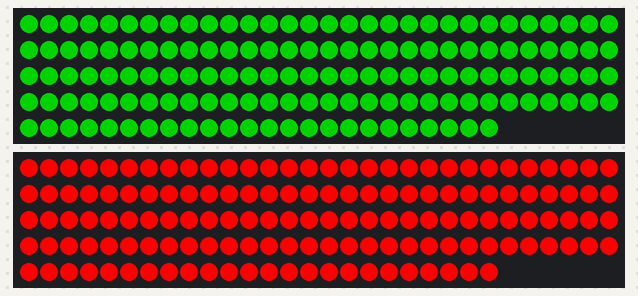
Bench run of a sketch on a simulated Arduino Mega 2560, built with avr-gcc and run on an emulated ATmega2560. On the bench: 2 × 144 RGB LEDs in strip order, left to right, continuing on the next row. Dim RGB values are drawn brighter than linear; what the sketch prints to the serial monitor is not drawn.

Above: at 1.1 s.
At 2.16 s:
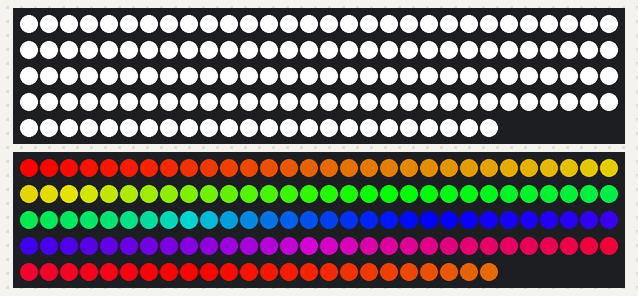
At 7.33 s:
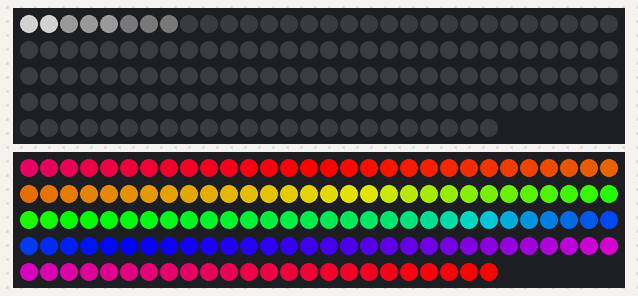
At 15.18 s:
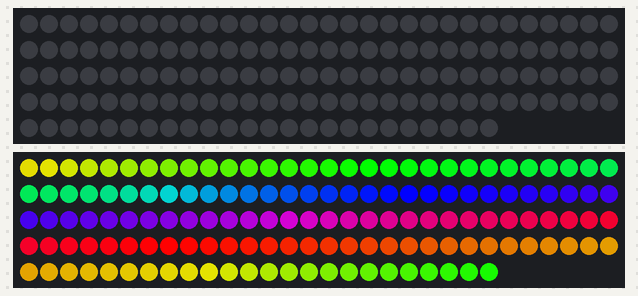
At 23.33 s:
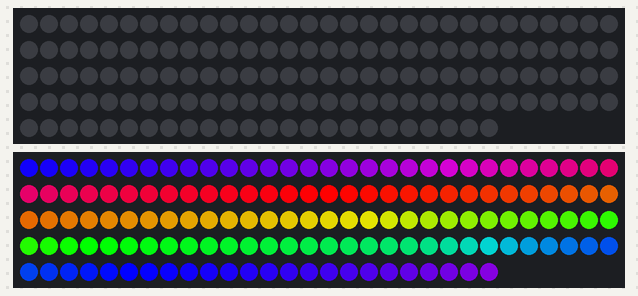
At 39.64 s:
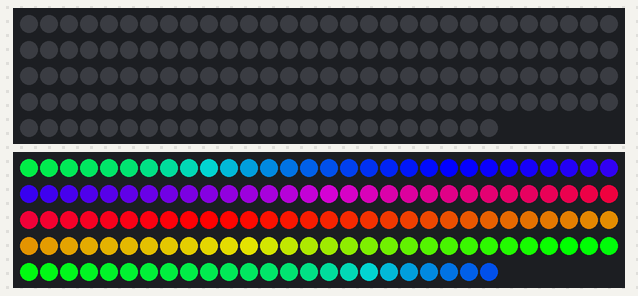

Measured:
- what the display in image 0 shows lasts 1.0 s, from 1.0 s to 2.0 s

The sketch:

Simon_led_Code.ino
```cpp
#include <Arduino.h>

#include <TimerThree.h>
#include <FastLED.h>
#include "HX711.h"

//enums
enum CallBack {FLASHCOLOR, COUNTDOWN, UNDEF};

enum State {RAINBOW, SOLID, COUNTING};

//init leds
//light settings 1
#define DATA_PIN1    2
#define CLK_PIN1     3
#define LED_TYPE1    APA102
#define COLOR_ORDER1 BGR
#define NUM_LEDS1    144

#define BRIGHTNESS 255

//light settings 2
#define DATA_PIN2    4
#define CLK_PIN2     5
#define LED_TYPE2    APA102
#define COLOR_ORDER2 BGR
#define NUM_LEDS2    144

CRGB leds1[NUM_LEDS1];
CRGB leds2[NUM_LEDS2];

State ledState[] = {SOLID, SOLID};

//event manager variables
int timer[] = { -1, -1};
CallBack timerCallback[] = {UNDEF, UNDEF};

//Color
CRGB ledColor[] = {CRGB::Black, CRGB::Black};

//FLASHCOLOR variables
int flashAmmount[] = {0, 0};
int timePerFlash[] = {0, 0};
int timeBetweenFlash[] = {0, 0};
bool isFlashLit[] = {false, false};

//RAINBOW variables
uint8_t hue[] = {0, 0};

//Countdown Variables
float countdownAmmount[] = {0, 0};
float PercentagePerTic[] = {0, 0};
int ticLength = 100;

//Time Since Start
unsigned long millisStart = 0;
unsigned int dt = 0;

void setup() {
  Serial.begin(9600);

  //init leds
  FastLED.addLeds<LED_TYPE1, DATA_PIN1, CLK_PIN1, COLOR_ORDER1>(leds1, NUM_LEDS1).setCorrection(TypicalLEDStrip);
  FastLED.addLeds<LED_TYPE2, DATA_PIN2, CLK_PIN2, COLOR_ORDER2>(leds2, NUM_LEDS2).setCorrection(TypicalLEDStrip);
  delay(1000);
  FastLED.setBrightness(BRIGHTNESS);

  Serial.println("Setting Solid Color");
  ChangeColor(CRGB::Red, 1);
  ChangeColor(CRGB::Green, 0);
  FastLED.show();

  delay(1000);
  //FlashColor(CRGB::Blue, 100, 250, 250, 0);
  //    FlashColor(CRGB::Purple, 100, 300, 100, 1);
  Rainbow(1);
  //  Countdown(CRGB::White, 8000, 1);
  Countdown(CRGB::White, 4000, 0);
}

void loop() {
  dt = millis() - millisStart;
  millisStart = millis();
  updateEventManager(dt);
  updateLeds(dt);
  FastLED.show();
  //Serial.println(dt);
}
/*
  --------------------------------------------------------------------------------------------------------------------------
   This function flashes a color on the LEDs
   <color> is the color the light will flash
   <annount> is the ammount of times it will flash
   <timePerFlash> is the time the color is lit
   <timeBetweenFkash> is the time the color is off (if your only flashing once it dose not matter what you set this to)
   <ledStrip> is the stip it will flash on (0 or 1)
  --------------------------------------------------------------------------------------------------------------------------
*/
void FlashColor(CRGB color, int ammount, int _timePerFlash, int _timeBetweenFlash, int ledStrip)
{
  ledColor[ledStrip] = color;
  flashAmmount[ledStrip] = ammount;
  timePerFlash[ledStrip] = _timePerFlash;
  timeBetweenFlash[ledStrip] = _timeBetweenFlash;
  isFlashLit[ledStrip] = false;

  timerCallback[ledStrip] = FLASHCOLOR;
  timer[ledStrip] = 100;

  // Serial.println(timeBetweenFlash[ledStrip]);
}

/*
  --------------------------------------------------------------------------------------------------------------------------
   This function counts down
   <color> is the color the light
   <_time> is the ammount of time it will take
   <ledStrip> is the stip it will count down on
  --------------------------------------------------------------------------------------------------------------------------
*/
void Countdown(CRGB color, int _time, int ledStrip)
{
  ledState[ledStrip] = COUNTING;
  countdownAmmount[ledStrip] = 100;
  PercentagePerTic[ledStrip] = 100 / (_time / ticLength);
  ledColor[ledStrip] = color;
  ChangeColor(color, ledStrip);

  timer[ledStrip] = ticLength;
  timerCallback[ledStrip] = COUNTDOWN;
}

/*
  --------------------------------------------------------------------------------------------------------------------------
   This function makes the leds Rainbow
   <ledStrip> is the stip it will light on (0 or 1)
  --------------------------------------------------------------------------------------------------------------------------
*/
void Rainbow(int ledStrip)
{
  ledState[ledStrip] = RAINBOW;
}

/*
  --------------------------------------------------------------------------------------------------------------------------
   This function changes the color of the LEDs to a solid color
   <color> is the color the light will be
   <ledStrip> is the stip it will color (0 or 1)
  --------------------------------------------------------------------------------------------------------------------------
*/
void ChangeColor(CRGB color, int ledStrip)
{
  //ledState[ledStrip] = SOLID;

  if (ledStrip == 0)
  {
    fill_solid(leds1, NUM_LEDS1, color);
  }
  else
  {
    fill_solid(leds2, NUM_LEDS2, color);
  }

  //  FastLED.show();
}


void updateLeds(int deltaTime)
{
  updateRainbow(deltaTime);
  countdownUpdater(deltaTime);
}

void updateRainbow(int deltaTime)
{
  for (int i = 0; i < (sizeof(timer) / sizeof(int)); i++)
  {
    if (ledState[i] == RAINBOW)
    {
      EVERY_N_MILLISECONDS( 20 ) {
        hue[i]++;
      }
      switch (i)
      {
        case 0:
          fill_rainbow(leds1, NUM_LEDS1, hue[i], 2);
          break;

        case 1:
          fill_rainbow(leds2, NUM_LEDS2, hue[i], 2);
          break;
      }
      //FastLED.show();
    }
  }
}

void countdownUpdater(int deltaTime)
{
  for (int i = 0; i < (sizeof(timer) / sizeof(int)); i++)
  {
    if (ledState[i] == COUNTING)
    {
      EVERY_N_MILLISECONDS( 5 ) {
        switch (i)
        {
          case 0:
            fadeToBlackBy(leds1, NUM_LEDS1, 25);
            break;
          case 1:
            fadeToBlackBy(leds2, NUM_LEDS2, 25);
            break;
        }
      }
      int maxLed = 0;
      switch (i)
      {
        case 0:
          maxLed = NUM_LEDS1 - (((NUM_LEDS1 * 100) * (100 - countdownAmmount[0])) / 10000);
          //Serial.println(maxLed);
          for (int i2 = 0; i2 < maxLed; i2++)
          {
            leds1[i2] = ledColor[i];
          }

          break;
        case 1:
          maxLed = NUM_LEDS2 - (((NUM_LEDS2 * 100) * (100 - countdownAmmount[1])) / 10000);
          Serial.println(maxLed);
          for (int i2 = 0; i2 < maxLed; i2++)
          {
            leds2[i2] = ledColor[i];
          }
          break;
      }
    }
  }
}

//led updates
void flashColorUpdate(int ledStrip)
{
  if (flashAmmount[ledStrip] > 0)
  {
    if (isFlashLit[ledStrip])
    {
      ChangeColor(CRGB::Black, ledStrip);
      isFlashLit[ledStrip] = false;
      flashAmmount[ledStrip]--;
      timer[ledStrip] = timeBetweenFlash[ledStrip];
    }
    else
    {
      ChangeColor(ledColor[ledStrip], ledStrip);
      isFlashLit[ledStrip] = true;
      timer[ledStrip] = timePerFlash[ledStrip];

    }
  }
}

/*
   event manager functions
*/
void updateEventManager(int deltaTime)
{
  for (int i = 0; i < (sizeof(timer) / sizeof(int)); i++)
  {
    if (timer[i] > 0)
    {
      timer[i] -= deltaTime;
    }

    if (timer[i] <= 0 && timer[i] != -9999)
    {

      timer[i] = -9999;
      if (timerCallback[i] == FLASHCOLOR)
      {
        flashColorUpdate(i);
      }
      else if (timerCallback[i] == COUNTDOWN)
      {
        if (countdownAmmount[i] > 0)
        {
          countdownAmmount[i] -= PercentagePerTic[i];
          timer[i] = ticLength;
        }
      }
    }
  }
}
```
